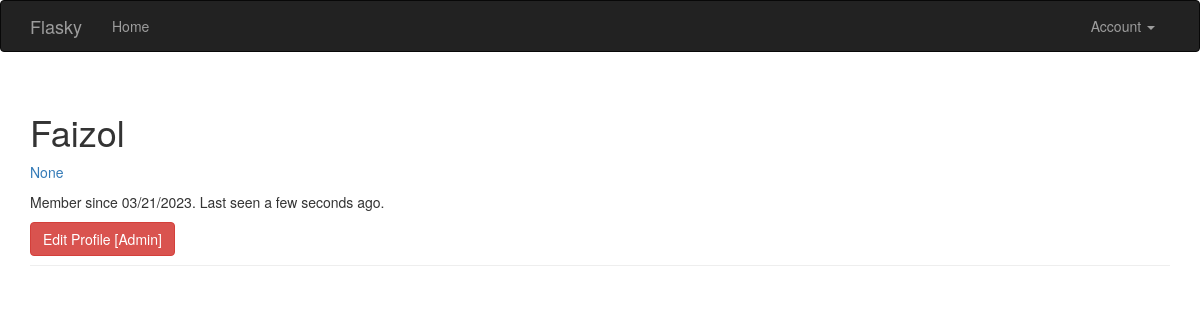
Screenshot of /user/Faizol (signed in) with the database file from the repository.
### app/models.py (models this page shows, shortened)
class User(UserMixin, db.Model):
    __tablename__ = 'users'
    id = db.Column(db.Integer, primary_key=True)
    email = db.Column(db.String(64), unique=True, index=True)
    username = db.Column(db.String(64), unique=True, index=True)
    password_hash = db.Column(db.String(128))
    role_id = db.Column(db.Integer, db.ForeignKey('roles.id'))
    confirmed = db.Column(db.Boolean, default=False)
    name = db.Column(db.String(64))
    location = db.Column(db.String(64))
    about_me = db.Column(db.Text())
    member_since = db.Column(db.DateTime(), default=datetime.utcnow)
    last_seen = db.Column(db.DateTime(), default=datetime.utcnow)
    @property
    def password(self):
        raise AttributeError('password is not a readable attribute')
    def ping(self):
        self.last_seen = datetime.utcnow()
        db.session.add(self)
        db.session.commit()
    def can(self, perm):
        return self.role is not None and self.role.has_permission(perm)
    def is_administrator(self):
        return self.can(Permission.ADMIN)

### app/main/views.py (the view)
@main.route('/user/<username>')
def user(username):
    user = User.query.filter_by(username=username).first_or_404()
    return render_template('user.html', user=user)

### app/auth/views.py (called while the page is built)
@auth.before_app_request
def before_request():
    if current_user.is_authenticated:
        current_user.ping()
        if not current_user.confirmed \
                and request.endpoint \
                and request.blueprint != 'auth' \
                and request.endpoint != 'static':
            return redirect(url_for('auth.unconfirmed'))

### app/main/__init__.py (called while the page is built)
@main.app_context_processor
def inject_permissions():
    return dict(Permission=Permission)

### app/models.py (called while the page is built)
@login_manager.user_loader
def load_user(user_id):
    return User.query.get(int(user_id))

    def has_permission(self, perm):
        return self.permissions & perm == perm

### app/templates/user.html (shortened to what this page needs)
{% extends "base.html" %}
{% block page_content %}
<div class="page-header">
    <h1>{{ user.username }}</h1>
    {% if current_user.is_administrator() %}
    <p><a href="mailto:{{ user.email }}">{{ user.email }}</a></p>
    {% endif %}
    <p>
        Member since {{ moment(user.member_since).format('L') }}.
        Last seen {{ moment(user.last_seen).fromNow() }}.
    </p>
    {% if current_user.is_administrator() %}
    <a class="btn btn-danger"
        href="{{ url_for('.edit_profile_admin', id=user.id) }}">
        Edit Profile [Admin]
    </a>
    {% endif %}
</div>
{% endblock %}

### rows the page displays
User: username "Faizol", email "None", member_since "03/21/2023", last_seen "a few seconds ago"
